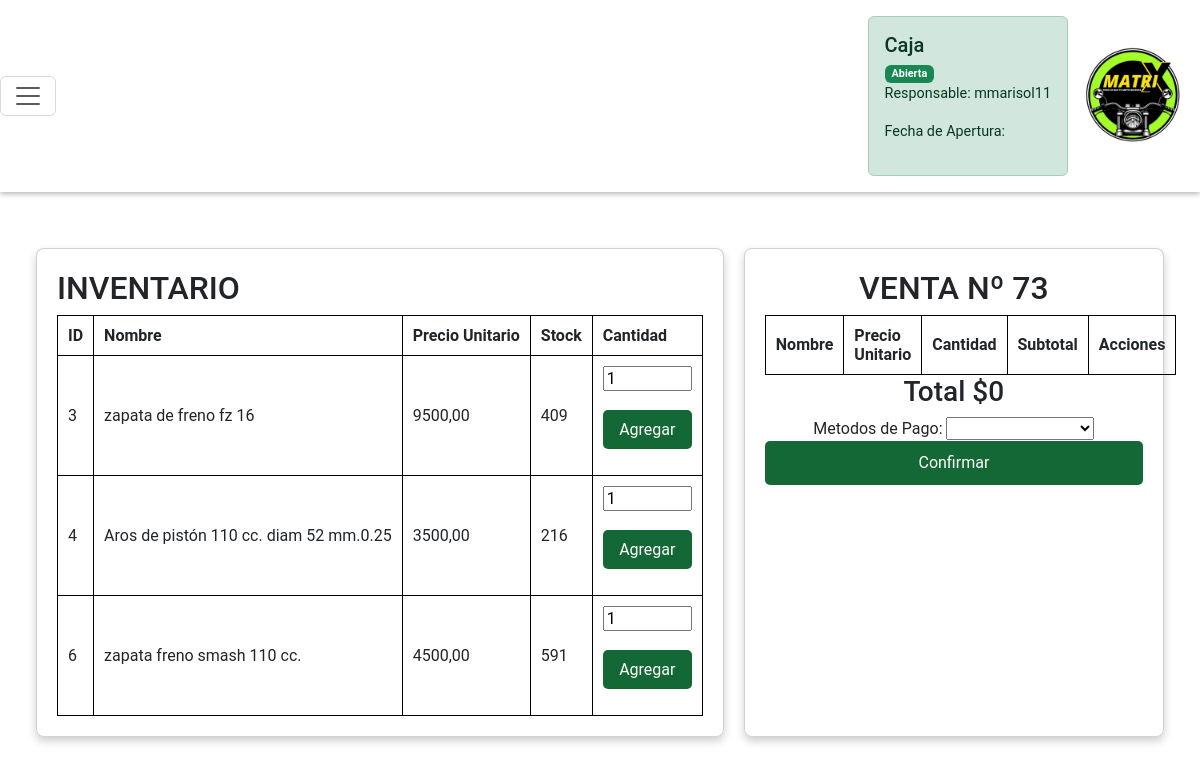
Screenshot of /panel_venta/ (signed in) with the database file from the repository.
### Empleados/models.py (models this page shows, shortened)
class Empleado(AbstractUser):
    dni=models.IntegerField(null=True, blank=True, verbose_name="DNI")
    dirección=models.CharField(null=True, blank=True, max_length=150)
    telefono=models.IntegerField(null=True, blank=True)

### Productos/models.py (models this page shows, shortened)
class Producto(models.Model):
    nombre=models.CharField(max_length=100, blank=False, null=False)
    precio=models.DecimalField(max_digits=10, decimal_places=2,blank=False, null=False,validators=[MinValueValidator(0)])
    existencias=models.PositiveIntegerField(default=0, blank=False,null=False)
    stock_maximo=models.PositiveIntegerField(default=0, blank=True,null=True,validators=[MinValueValidator(0)])
    stock_minimo=models.PositiveIntegerField(default=0, blank=True,null=True,validators=[MinValueValidator(0)])
    proveedores=models.ManyToManyField(Proveedor, through='Producto_Intermedia')

### Ventas/models.py (models this page shows)
class Venta(models.Model):
    fecha=models.DateTimeField(default=datetime.now)
    empleado=models.ForeignKey(Empleado, on_delete=models.CASCADE,blank=True, null=True)
    productos=models.ManyToManyField(Producto, through='Productos_Vendidos')
    total_venta=models.IntegerField(default=0)
    metodo_pago=models.CharField(max_length=25, choices=Metodos_Pagos,default='')
    id_sesion=models.CharField(max_length=100)

### Ventas/views.py (the view)
# urls.py: path('panel_venta/', views.panel_venta, name='panel_venta'),
@login_required
def panel_venta(request):
    lista_producto=Producto.objects.all()
    if not Venta.objects.exists():
        venta=Venta.objects.create()
        request.session['id_venta']=venta.id
        productos=venta.productos_vendidos_set.all()
        venta.total_venta=0
        for producto in productos:
            venta.total_venta+=producto.subtotal
        formularioP=Formulario_Pago()
        venta.save()
    else:
        venta=Venta.objects.last()
        request.session['id_venta']=venta.id
        productos=venta.productos_vendidos_set.all()
        venta.total_venta=0
        for producto in productos:
            venta.total_venta+=producto.subtotal
        formularioP=Formulario_Pago()
        venta.save()
    return render(request,'ventas.html', {'lista_producto':lista_producto, 'venta':venta,
                                         'productos':productos, 'formularioP':formularioP})

### Ventas/forms.py
class Formulario_Pago(ModelForm):
    class Meta:
        model = Venta
        fields=['metodo_pago']
        labels={'metodo_pago':'Metodos de Pago'}

### templates/ventas.html (shortened to what this page needs)
{% extends 'menu.html' %}
{% load static %}
{% block extra_css %}
    <link rel="stylesheet" href="{% static 'css/ventas.css' %}">
{% endblock %}
{% block content %}
    <div class="contenedor-flex">
        <div class="columna-izquierda card">
            <h2>INVENTARIO</h2>
            <table>
                <tr>
                    <th>ID</th>
                    <th>Nombre</th>
                    <th>Precio Unitario</th>
                    <th>Stock</th>
                    <th>Cantidad</th>
                </tr>
                {% for producto in lista_producto %}
                    <tr>
                        <td>{{ producto.id }}</td>
                        <td>{{ producto.nombre }}</td>
                        <td>{{ producto.precio }}</td>
                        <td>{{ producto.existencias }}</td>
                        <td>
                            <form action="{% url 'agregar_producto' id_producto=producto.id %}" method="post">
                                <input type="number" name="cantidad" value="1" min="1" max="{{ producto.existencias }}"><br><br>
                                <button type="submit">Agregar</button>
                            </form>
                        </td>
                    </tr>
                {% endfor %}
            </table>
        </div>
        <div class="contenido card">
            <h2><center>VENTA Nº {{venta.id}}</center></h2>
            <table>
                <tr>
                    <th>Nombre</th>
                    <th>Precio Unitario</th>
                    <th>Cantidad</th>
                    <th>Subtotal</th>
                    <th>Acciones</th>
                </tr>
            </table>
            <center>
                <h3>Total ${{venta.total_venta}}</h3>
                <form action="{% url 'crear_factura' venta.id %}" method="POST">
                    {{ formularioP|safe }}
                    <button type="submit">Confirmar</button>
                </form>
            </center>
        </div>
    </div>
{% endblock %}

### templates/menu.html (shortened to what this page needs)
{% load static %}
<html>
<head>
    <link rel="stylesheet" href="https://cdn.jsdelivr.net/npm/bootstrap-icons@1.11.3/font/bootstrap-icons.min.css">
    <link href="https://cdn.lineicons.com/4.0/lineicons.css" rel="stylesheet" />
    <link href="https://cdn.jsdelivr.net/npm/bootstrap@5.3.0-alpha3/dist/css/bootstrap.min.css" rel="stylesheet"
>
    <link rel="stylesheet" href="{% static 'css/menu.css' %}">
    {% block extra_css %} {% endblock %}
</head>
<body>
    <div class="wrapper">
        <nav class="navbar navbar-expand-light">
            <button class="navbar-toggler" type="button" data-bs-toggle="collapse" data-bs-target="#navbarNav" aria-controls="navbarNav" aria-expanded="false" aria-label="Toggle navigation">
                <span class="navbar-toggler-icon"></span>
            </button>
            <div class="d-flex align-items-center">
                <div class="col-xxl">
                    {% if request.session.caja_abierta %}
                        <div class="alert alert-success" role="alert">
                            <h5 class="alert-heading">Caja</h5>
                            <span class="badge bg-success">Abierta</span>
                            <p>Responsable: {{ request.session.empleado }}</p>
                            <p>Fecha de Apertura: {{ request.session.fecha_apertura }}</p>
                        </div>
                    {% else %}
                        <div class="alert alert-danger" role="alert">
                            <h5 class="alert-heading">Estado Caja</h5>
                            <span class="badge bg-danger">Cerrada</span>
                        </div>
                    {% endif %}
                </div>
                <div class="navbar-brand ms-2">
                    <img src="{% static 'IMAGENES/logoOficialMatrix.png' %}" alt="Logo" class="logo">
                </div>
            </div>
        </nav>
        <div class="main p-3">
            {% block content %}{% endblock %}
        </div>
    </div>
</body>
</html>

### static/css/menu.css (style rules this page uses)
body { font-family: 'Roboto',sans-serif; }
.wrapper { display: flex; flex-direction: column; height: 100vh; }
.navbar { box-shadow: 0 2px 5px rgba(4, 0, 0, 0.287); }
.logo { width: 100px; }

### static/css/ventas.css (style rules this page uses)
.contenedor-flex { display: flex; gap: 20px; padding: 10px; margin-top: 10px; margin-left: 10px; margin-right: 10px; }
.contenido { flex: 1; width: 95%; }
.card { background-color: rgba(255, 255, 255, 0.9); border-radius: 8px; box-shadow: 0 4px 8px rgba(0, 0, 0, 0.2); padding: 20px; margin: 20px 0; }
button[type="submit"] { background-color: rgb(19, 104, 53); color: white; border: none; border-radius: 5px; padding: 10px 15px; cursor: pointer; font-size: 16px; width: 100%; }
table { width: 100%; border-collapse: collapse; }
th, td { padding: 10px; text-align: left; border: 1px solid #000; }

### templates/menu.html (style rules this page uses)
nav { background-color: rgba(255, 255, 255, 0.9); }
.alert { margin: 0.5rem; font-size: 0.9rem; }

### rows the page displays
Empleado: session.empleado "mmarisol11"
Producto: id "3", nombre "zapata de freno fz 16", precio "9500,00", existencias "409"
Producto: id "4", nombre "Aros de pistón 110 cc. diam 52 mm.0.25", precio "3500,00", existencias "216"
Producto: id "6", nombre "zapata freno smash 110 cc.", precio "4500,00", existencias "591"
Venta: id "73", total_venta "0"
